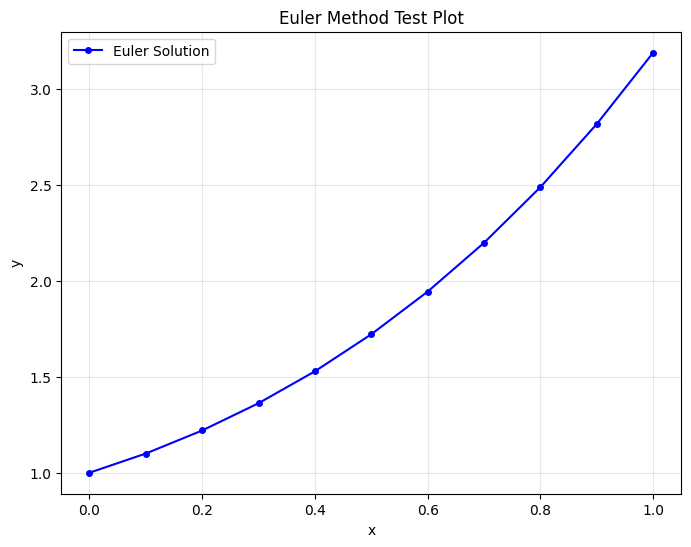

The script that saved this image:
#!/usr/bin/env python3
from na_methods import euler_method
from app import create_ode_plot
import matplotlib
matplotlib.use('Agg')
import matplotlib.pyplot as plt
import base64
import io

def test_ode_plot():
    """Test ODE plot generation"""
    print("=== Testing ODE Plot Generation ===")
    
    # Test case: dy/dx = x + y, y(0) = 1
    function_str = "x + y"
    x0 = 0.0
    y0 = 1.0
    h = 0.1
    n = 10
    
    print(f"ODE: dy/dx = {function_str}")
    print(f"Initial condition: y({x0}) = {y0}")
    print(f"Step size: h = {h}")
    print(f"Number of steps: n = {n}")
    print()
    
    # Run Euler method
    result = euler_method(function_str, x0, y0, h, n)
    
    print("Results:")
    print("x_values:", result['x_values'])
    print("y_values:", result['y_values'])
    print()
    
    # Test plot generation
    print("Testing plot generation...")
    try:
        plot_data = create_ode_plot(result['x_values'], result['y_values'], 'Euler Method')
        print("✓ Plot generated successfully!")
        print(f"Plot data length: {len(plot_data)} characters")
        
        # Try to decode and verify it's valid base64
        decoded_data = base64.b64decode(plot_data)
        print(f"✓ Decoded plot data length: {len(decoded_data)} bytes")
        
        # Try to create a simple plot manually to verify matplotlib is working
        plt.figure(figsize=(8, 6))
        plt.plot(result['x_values'], result['y_values'], 'b-o', markersize=4, label='Euler Solution')
        plt.grid(True, alpha=0.3)
        plt.xlabel('x')
        plt.ylabel('y')
        plt.legend()
        plt.title('Euler Method Test Plot')
        
        # Save to test file
        plt.savefig('test_ode_plot.png', dpi=100, bbox_inches='tight')
        plt.close()
        print("✓ Test plot saved as 'test_ode_plot.png'")
        
    except Exception as e:
        print(f"✗ Error generating plot: {e}")
        import traceback
        traceback.print_exc()
    
    return result

if __name__ == "__main__":
    test_ode_plot() 